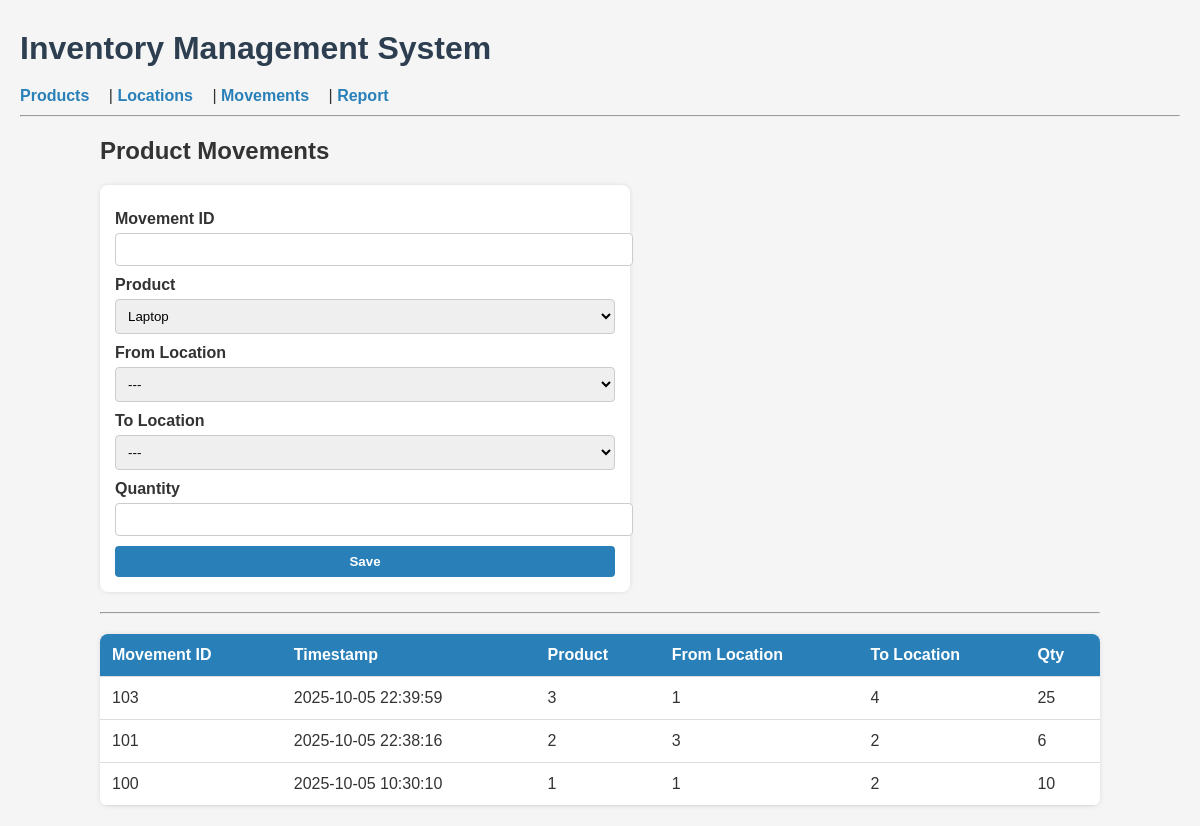
/movements, run on the app's committed database.
### app.py (models this page shows)
class ProductMovement(db.Model):
    movement_id = db.Column(db.String(50), primary_key=True)
    timestamp = db.Column(db.DateTime, default=db.func.current_timestamp())
    product_id = db.Column(db.String(50), db.ForeignKey('product.product_id'), nullable=False)
    from_location = db.Column(db.String(50), db.ForeignKey('location.location_id'), nullable=True)
    to_location = db.Column(db.String(50), db.ForeignKey('location.location_id'), nullable=True)
    qty = db.Column(db.Integer, nullable=False)

### app.py (the view, shortened to what this page needs)
@app.route('/movements', methods=['GET', 'POST'])
def movements():
    form = ProductMovementForm()
    form.product.choices = [(p.product_id, p.name) for p in Product.query.all()]
    form.from_location.choices = [('', '---')] + [(l.location_id, l.name) for l in Location.query.all()]
    form.to_location.choices = [('', '---')] + [(l.location_id, l.name) for l in Location.query.all()]
    all_movements = ProductMovement.query.order_by(ProductMovement.timestamp.desc()).all()
    return render_template('movements.html', movements=all_movements, form=form)

### app.py
class ProductMovementForm(FlaskForm):
    movement_id = StringField('Movement ID', validators=[DataRequired()])
    timestamp = DateTimeField('Timestamp (YYYY-MM-DD HH:MM:SS)', format='%Y-%m-%d %H:%M:%S', default=None)
    product = SelectField('Product', validators=[DataRequired()])
    from_location = SelectField('From Location')
    to_location = SelectField('To Location')
    qty = IntegerField('Quantity', validators=[DataRequired()])
    submit = SubmitField('Save')

### templates/movements.html (shortened to what this page needs)
{% extends "base.html" %}
{% block content %}
<h2>Product Movements</h2>
<div class="form-container">
<form method="POST">
    {{ form.movement_id.label }} {{ form.movement_id() }}<br>
    {{ form.product.label }} {{ form.product() }}<br>
    {{ form.from_location.label }} {{ form.from_location() }}<br>
    {{ form.to_location.label }} {{ form.to_location() }}<br>
    {{ form.qty.label }} {{ form.qty() }}<br>
    {{ form.submit(class="btn") }}
</form>
</div>
<hr>
<table>
<tr>
    <th>Movement ID</th><th>Timestamp</th><th>Product</th><th>From Location</th><th>To Location</th><th>Qty</th>
</tr>
{% for m in movements %}
<tr>
    <td>{{ m.movement_id }}</td>
    <td>{{ m.timestamp.strftime('%Y-%m-%d %H:%M:%S') }}</td>
    <td>{{ m.product_id }}</td>
    <td>{{ m.from_location or '---' }}</td>
    <td>{{ m.to_location or '---' }}</td>
    <td>{{ m.qty }}</td>
</tr>
{% endfor %}
</table>
{% endblock %}

### templates/base.html (shortened to what this page needs)
<!doctype html>
<html>
<head>
    <link rel="stylesheet" href="{{ url_for('static', filename='style.css') }}">
</head>
<body>
    <header>
        <h1>Inventory Management System</h1>
        <nav>
            <a href="{{ url_for('products') }}">Products</a> |
            <a href="{{ url_for('locations') }}">Locations</a> |
            <a href="{{ url_for('movements') }}">Movements</a> |
            <a href="{{ url_for('report') }}">Report</a>
        </nav>
        <hr>
    </header>
    <main>
        {% block content %}{% endblock %}
    </main>
</body>
</html>

### static/style.css (style rules this page uses)
body { font-family: Arial, sans-serif; margin:20px; background:#f5f5f5; color:#333; }
header h1 { margin:0; padding:10px 0; color:#2c3e50; }
nav { margin:10px 0; }
nav a { text-decoration:none; color:#2980b9; margin-right:15px; font-weight:bold; }
form { background:#fff; padding:15px; border-radius:8px; box-shadow:0 0 5px rgba(0,0,0,0.1); max-width:500px; }
form label { display:block; margin-top:10px; font-weight:bold; }
form input, form select { width:100%; padding:8px; margin-top:5px; border-radius:4px; border:1px solid #ccc; }
.btn { display:inline-block; background:#2980b9; color:#fff !important; padding:8px 15px; margin-top:10px; border-radius:4px; text-decoration:none; font-weight:bold; cursor:pointer; border:none; }
table { width:100%; border-collapse:collapse; margin-top:20px; background:#fff; border-radius:8px; overflow:hidden; box-shadow:0 0 5px rgba(0,0,0,0.1); }
th, td { padding:12px; text-align:left; border-bottom:1px solid #ddd; }
th { background:#2980b9; color:#fff; font-weight:bold; }
.form-container { margin-bottom:20px; }
main { max-width:1000px; margin:auto; }

### data on the page
ProductMovement: movement_id "103", timestamp "2025-10-05 22:39:59", product_id "3", from_location "1", to_location "4", qty "25"
ProductMovement: movement_id "101", timestamp "2025-10-05 22:38:16", product_id "2", from_location "3", to_location "2", qty "6"
ProductMovement: movement_id "100", timestamp "2025-10-05 10:30:10", product_id "1", from_location "1", to_location "2", qty "10"
